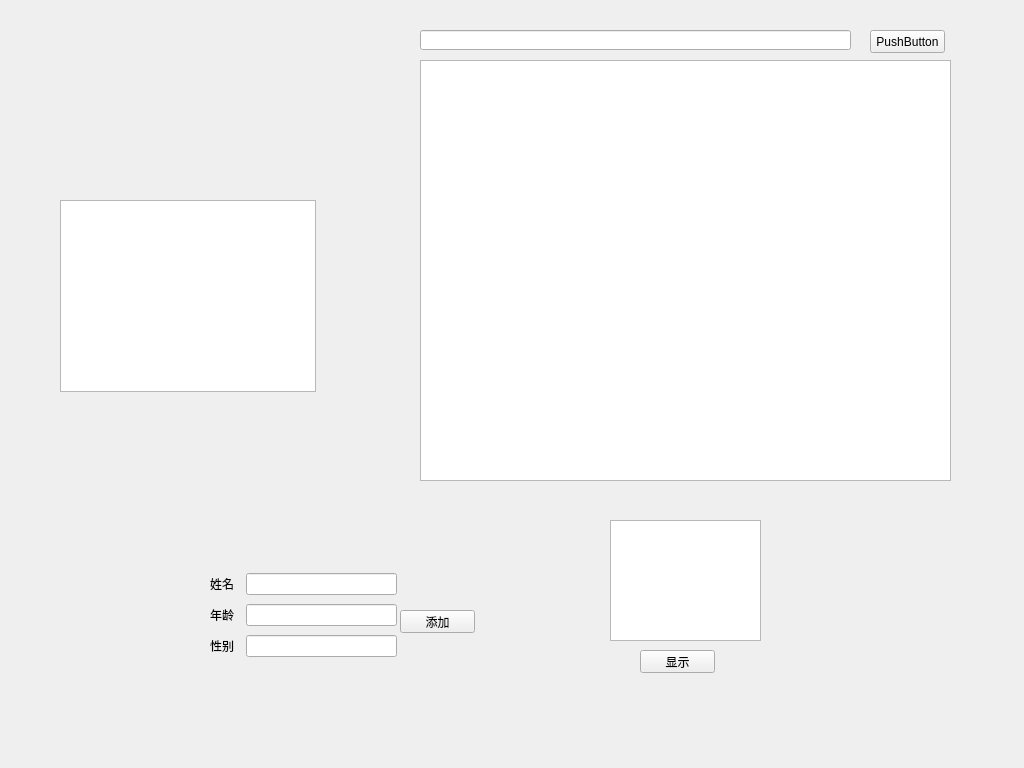
<?xml version="1.0" encoding="UTF-8"?>
<ui version="4.0">
 <class>Widget</class>
 <widget class="QWidget" name="Widget">
  <property name="geometry">
   <rect>
    <x>0</x>
    <y>0</y>
    <width>1024</width>
    <height>768</height>
   </rect>
  </property>
  <property name="minimumSize">
   <size>
    <width>1024</width>
    <height>768</height>
   </size>
  </property>
  <property name="maximumSize">
   <size>
    <width>1024</width>
    <height>768</height>
   </size>
  </property>
  <property name="windowTitle">
   <string>Widget</string>
  </property>
  <widget class="QLineEdit" name="lineEdit">
   <property name="geometry">
    <rect>
     <x>420</x>
     <y>30</y>
     <width>431</width>
     <height>20</height>
    </rect>
   </property>
  </widget>
  <widget class="QPushButton" name="pushButton">
   <property name="geometry">
    <rect>
     <x>870</x>
     <y>30</y>
     <width>75</width>
     <height>23</height>
    </rect>
   </property>
   <property name="text">
    <string>PushButton</string>
   </property>
  </widget>
  <widget class="QTextEdit" name="textEdit">
   <property name="geometry">
    <rect>
     <x>420</x>
     <y>60</y>
     <width>531</width>
     <height>421</height>
    </rect>
   </property>
  </widget>
  <widget class="QPushButton" name="addBtn">
   <property name="geometry">
    <rect>
     <x>400</x>
     <y>610</y>
     <width>75</width>
     <height>23</height>
    </rect>
   </property>
   <property name="text">
    <string>添加</string>
   </property>
  </widget>
  <widget class="QPushButton" name="showBtn">
   <property name="geometry">
    <rect>
     <x>640</x>
     <y>650</y>
     <width>75</width>
     <height>23</height>
    </rect>
   </property>
   <property name="text">
    <string>显示</string>
   </property>
  </widget>
  <widget class="QTextEdit" name="dbTextEdit">
   <property name="geometry">
    <rect>
     <x>610</x>
     <y>520</y>
     <width>151</width>
     <height>121</height>
    </rect>
   </property>
  </widget>
  <widget class="QWidget" name="widget" native="true">
   <property name="geometry">
    <rect>
     <x>210</x>
     <y>570</y>
     <width>187</width>
     <height>90</height>
    </rect>
   </property>
   <layout class="QGridLayout" name="gridLayout">
    <item row="0" column="0" colspan="2">
     <widget class="QLabel" name="label">
      <property name="text">
       <string>姓名</string>
      </property>
     </widget>
    </item>
    <item row="0" column="2">
     <widget class="QLineEdit" name="nameLineEdit"/>
    </item>
    <item row="1" column="0" colspan="2">
     <widget class="QLabel" name="label_2">
      <property name="text">
       <string>年龄</string>
      </property>
     </widget>
    </item>
    <item row="1" column="2">
     <widget class="QLineEdit" name="ageLineEdit"/>
    </item>
    <item row="2" column="0">
     <widget class="QLabel" name="label_3">
      <property name="text">
       <string>性别</string>
      </property>
     </widget>
    </item>
    <item row="2" column="2">
     <widget class="QLineEdit" name="genderLineEdit"/>
    </item>
   </layout>
  </widget>
  <widget class="QTableWidget" name="tableWidget">
   <property name="geometry">
    <rect>
     <x>60</x>
     <y>200</y>
     <width>256</width>
     <height>192</height>
    </rect>
   </property>
  </widget>
 </widget>
 <resources/>
 <connections/>
</ui>
